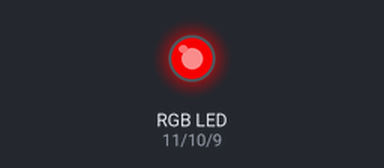
Simulated run of this sketch. Board: Arduino Uno, built with avr-gcc and run on an emulated ATmega328P. Shown: an RGB LED mixed from three pins (HIGH = lit).

Above: at 0.1 s.
Timing chart, 0 to 1.6 s (numbered marks = the images above):
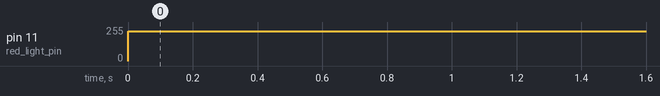

The sketch:

RGB_color_selector.ino
```cpp
/*RGB color selector
The main goal of the program is to be able choose any color available throught the RGB spectrum(0-255,0-255,0-255)*/

int red_light_pin= 11; //the number to output to the R pin on the RGB
int green_light_pin = 10; //the number to output to the G pin on the RGB
int blue_light_pin = 9; //the number to output to the B pin on the RGB
void setup() { //setup code in setup to run once
  pinMode(red_light_pin, OUTPUT); // (R)sets pin 11 as an output for one of the RGB wires
  pinMode(green_light_pin, OUTPUT); // (G)sets pin 10 as an output for one of the RGB wires
  pinMode(blue_light_pin, OUTPUT); // (B)sets pin 9 as an output for one of the RGB wires
}
void loop() {// main code in void loop to run repeatedly
  analogWrite(red_light_pin, 225); //red is on at full(255)
  analogWrite(green_light_pin, 0); //green is not on
  analogWrite(blue_light_pin, 0); //blue is not on
  //therefore the RGB will light up RED
}
```

Measured:
- by itself, pin 11 (red_light_pin): 0/255 → 225/255 at 0.00 s
